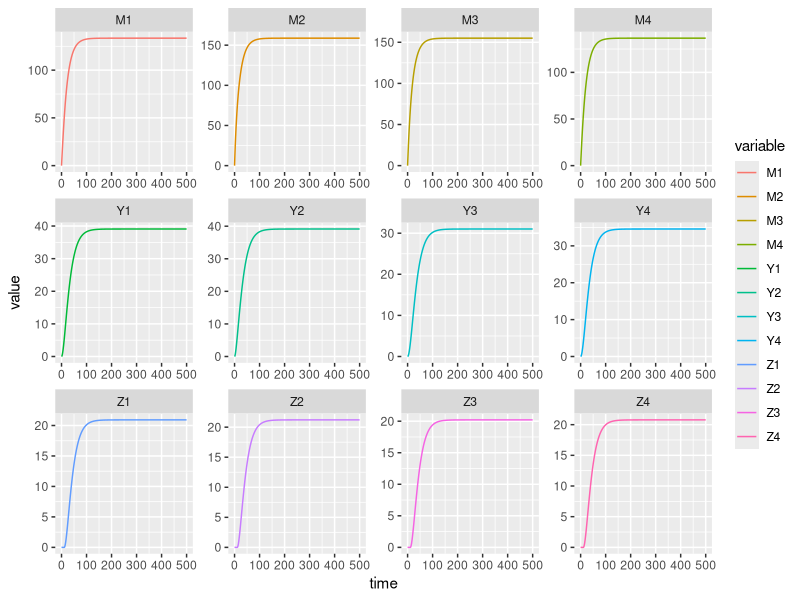

This figure's R source:
rm(list = ls()); gc()
library(deSolve)
library(expm)
library(MASS)
library(data.table)
library(ggplot2)

# --------------------------------------------------------------------------------
# check forward solutions (start with Lambda)
# --------------------------------------------------------------------------------

f <- 0.3
q <- 0.9

n_patch <- 4
g <- 1/20
sigma <- 1/10

tau <- 11

K <- matrix(0, n_patch, n_patch)
K[upper.tri(K)] <- rexp(sum(1:(n_patch-1)))
K[lower.tri(K)] <- rexp(sum(1:(n_patch-1)))
K <- K/rowSums(K)

Omega <- diag(g, n_patch) + (diag(sigma, n_patch) %*% (diag(n_patch) - K))
OmegaEIP <- expm::expm(-Omega * tau)

kappa <- c(0.1, 0.075, 0.025, 0.05)

Lambda <- c(5, 10, 8, 6)

Y0 <- rep(0, n_patch*3)

M_ix <- 1:4
Y_ix <- 5:8
Z_ix <- 9:12

spat_ode <- function(t, y, pars) {
  M <- y[M_ix]
  Y <- y[Y_ix]
  Z <- y[Z_ix]
  if (t < tau) {
    M_tau <- Y0[1:4]
    Y_tau <- Y0[5:8]
  } else {
    MYZ_tau <- lagvalue(t - tau)
    M_tau <- MYZ_tau[1:4]
    Y_tau <- MYZ_tau[5:8]
  }
  dMdt <- Lambda - (Omega %*% M)
  dYdt <- f*q*kappa*(M - Y) - (Omega %*% Y)
  dZdt <- (OmegaEIP %*% (f*q*kappa*(M_tau - Y_tau))) - (Omega %*% Z)
  return(list(c(dMdt, dYdt, dZdt)))
}

spat_out <- dede(y = Y0, times = 0:500, func = spat_ode)
spat_out <- as.data.frame(spat_out)
colnames(spat_out) <- c("time", unlist(lapply(c("M","Y","Z"), function(x) paste0(x, 1:4))))

spat_out <- melt(as.data.table(spat_out), id.vars = 'time')

ggplot(spat_out) +
  geom_line(aes(x=time,y=value,color=variable)) +
  facet_wrap(. ~ variable, scales = 'free')

tmax <- spat_out[, max(time)]

# useful matrices
# OmegaEIP_inv <- qr.solve(OmegaEIP)
OmegaEIP_inv <- expm::expm(Omega * tau) # properties of matrix exp
Omega_inv <- qr.solve(Omega)

# check M
M_analytic <- as.vector(Omega_inv %*% Lambda)
M_simulation <- spat_out[time == tmax, value[M_ix]]

rbind(M_analytic, M_simulation)

# check Y
# fqk_Omega_inv <- MASS::ginv(diag(f*q*kappa) + Omega)
fqk_Omega_inv <- qr.solve(diag(f*q*kappa) + Omega)
Y_analytic <- as.vector(fqk_Omega_inv %*% (f*q*kappa*M_analytic))
Y_simulation <- spat_out[time == tmax, value[Y_ix]]

rbind(Y_analytic, Y_simulation)

# check Z
Z_analytic <- as.vector((Omega_inv %*% OmegaEIP) %*% (matrix(f*q*kappa) * ((M_analytic) - (fqk_Omega_inv %*% (f*q*kappa*(M_analytic))))))
Z_simulation <- spat_out[time == tmax, value[Z_ix]]

rbind(Z_analytic, Z_simulation)


# --------------------------------------------------------------------------------
# check backwards solutions (start with Z)
# --------------------------------------------------------------------------------

# check M-Y
Z <- Z_simulation
MY_analytic <- as.vector((OmegaEIP_inv %*% Omega %*% Z) / matrix(f*q*kappa))
MY_simulation <- spat_out[time == tmax, value[M_ix] - value[Y_ix]]

rbind(MY_analytic, MY_simulation)

# check Y
Y_analytic <- as.vector(Omega_inv %*% (matrix(f*q*kappa) * matrix(MY_analytic)))

rbind(Y_analytic, Y_simulation)

# check M
M_analytic <- MY_analytic + Y_analytic

rbind(M_analytic, M_simulation)

# check Lambda
Lambda_analytic <- as.vector(Omega %*% M_analytic)

rbind(Lambda_analytic, Lambda)
